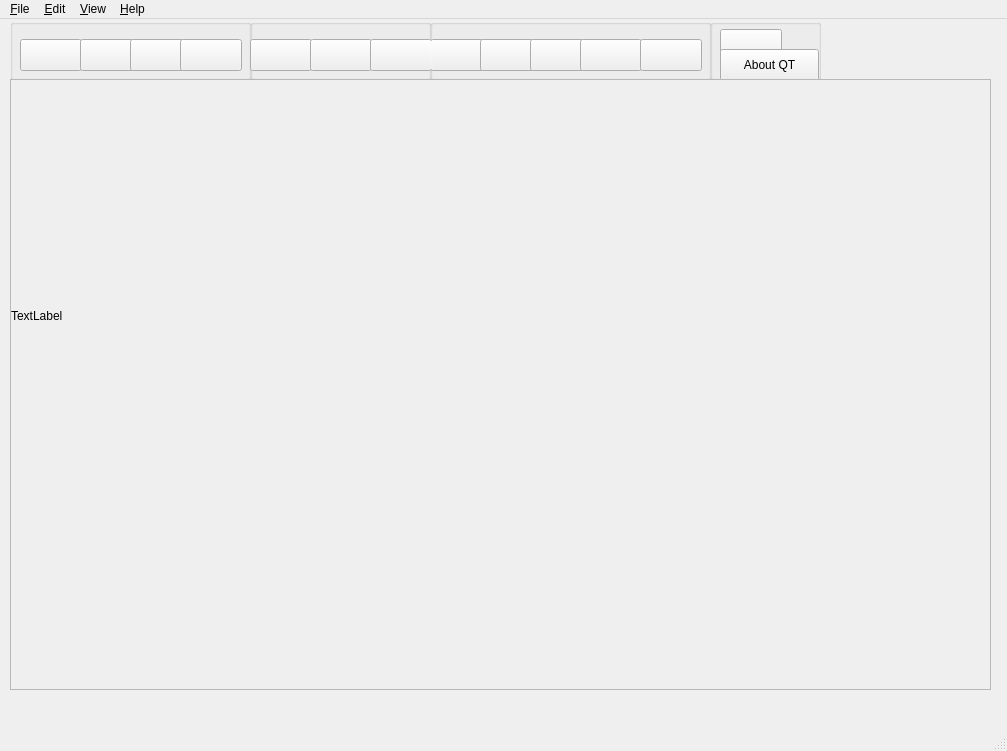
<?xml version="1.0" encoding="UTF-8"?>
<ui version="4.0">
 <class>Pintor3</class>
 <widget class="QMainWindow" name="Pintor3">
  <property name="geometry">
   <rect>
    <x>0</x>
    <y>0</y>
    <width>1007</width>
    <height>751</height>
   </rect>
  </property>
  <property name="windowTitle">
   <string>Pintor3</string>
  </property>
  <widget class="QWidget" name="centralwidget">
   <widget class="QGroupBox" name="groupBox">
    <property name="geometry">
     <rect>
      <x>10</x>
      <y>0</y>
      <width>241</width>
      <height>61</height>
     </rect>
    </property>
    <property name="title">
     <string/>
    </property>
    <widget class="QPushButton" name="exitButton">
     <property name="geometry">
      <rect>
       <x>10</x>
       <y>20</y>
       <width>62</width>
       <height>32</height>
      </rect>
     </property>
     <property name="toolTip">
      <string>Closes the App</string>
     </property>
     <property name="text">
      <string/>
     </property>
     <property name="icon">
      <iconset resource="Resources.qrc">
       <normaloff>:/iconos-1/iconos-02.svg</normaloff>:/iconos-1/iconos-02.svg</iconset>
     </property>
    </widget>
    <widget class="QPushButton" name="openButton">
     <property name="geometry">
      <rect>
       <x>70</x>
       <y>20</y>
       <width>62</width>
       <height>32</height>
      </rect>
     </property>
     <property name="toolTip">
      <string>Opens an Image</string>
     </property>
     <property name="text">
      <string/>
     </property>
     <property name="icon">
      <iconset resource="Resources.qrc">
       <normaloff>:/iconos-1/iconos-03.svg</normaloff>:/iconos-1/iconos-03.svg</iconset>
     </property>
    </widget>
    <widget class="QPushButton" name="saveButton">
     <property name="geometry">
      <rect>
       <x>120</x>
       <y>20</y>
       <width>62</width>
       <height>32</height>
      </rect>
     </property>
     <property name="toolTip">
      <string>Saves File</string>
     </property>
     <property name="text">
      <string/>
     </property>
     <property name="icon">
      <iconset resource="Resources.qrc">
       <normaloff>:/iconos-1/iconos-04.svg</normaloff>:/iconos-1/iconos-04.svg</iconset>
     </property>
    </widget>
    <widget class="QPushButton" name="SaveAsButton">
     <property name="geometry">
      <rect>
       <x>170</x>
       <y>20</y>
       <width>62</width>
       <height>32</height>
      </rect>
     </property>
     <property name="toolTip">
      <string>Save As</string>
     </property>
     <property name="text">
      <string/>
     </property>
     <property name="icon">
      <iconset resource="Resources.qrc">
       <normaloff>:/iconos-1/iconos-05.svg</normaloff>:/iconos-1/iconos-05.svg</iconset>
     </property>
    </widget>
   </widget>
   <widget class="QGroupBox" name="groupBox_2">
    <property name="geometry">
     <rect>
      <x>430</x>
      <y>0</y>
      <width>281</width>
      <height>61</height>
     </rect>
    </property>
    <property name="title">
     <string/>
    </property>
    <widget class="QPushButton" name="ZoomInButton">
     <property name="geometry">
      <rect>
       <x>0</x>
       <y>20</y>
       <width>62</width>
       <height>32</height>
      </rect>
     </property>
     <property name="toolTip">
      <string>Zoom In</string>
     </property>
     <property name="text">
      <string/>
     </property>
     <property name="icon">
      <iconset resource="Resources.qrc">
       <normaloff>:/iconos-1/iconos-08.svg</normaloff>:/iconos-1/iconos-08.svg</iconset>
     </property>
    </widget>
    <widget class="QPushButton" name="ZoomOutButton">
     <property name="geometry">
      <rect>
       <x>50</x>
       <y>20</y>
       <width>62</width>
       <height>32</height>
      </rect>
     </property>
     <property name="toolTip">
      <string>Zoom Out</string>
     </property>
     <property name="text">
      <string/>
     </property>
     <property name="icon">
      <iconset resource="Resources.qrc">
       <normaloff>:/iconos-1/iconos-09.svg</normaloff>:/iconos-1/iconos-09.svg</iconset>
     </property>
    </widget>
    <widget class="QPushButton" name="ActualSizeButton">
     <property name="geometry">
      <rect>
       <x>100</x>
       <y>20</y>
       <width>62</width>
       <height>32</height>
      </rect>
     </property>
     <property name="toolTip">
      <string>Actual Size</string>
     </property>
     <property name="text">
      <string/>
     </property>
     <property name="icon">
      <iconset resource="Resources.qrc">
       <normaloff>:/iconos-1/iconoslupa-09.svg</normaloff>:/iconos-1/iconoslupa-09.svg</iconset>
     </property>
    </widget>
    <widget class="QPushButton" name="Fit2WindowButton">
     <property name="geometry">
      <rect>
       <x>150</x>
       <y>20</y>
       <width>62</width>
       <height>32</height>
      </rect>
     </property>
     <property name="toolTip">
      <string>Fit to Window</string>
     </property>
     <property name="text">
      <string/>
     </property>
     <property name="icon">
      <iconset resource="Resources.qrc">
       <normaloff>:/iconos-1/iconos-10.svg</normaloff>:/iconos-1/iconos-10.svg</iconset>
     </property>
    </widget>
    <widget class="QPushButton" name="ColorsButton">
     <property name="geometry">
      <rect>
       <x>210</x>
       <y>20</y>
       <width>62</width>
       <height>32</height>
      </rect>
     </property>
     <property name="toolTip">
      <string>Fit to Window</string>
     </property>
     <property name="text">
      <string/>
     </property>
     <property name="icon">
      <iconset resource="Resources.qrc">
       <normaloff>:/iconos-1/iconos adi-02.svg</normaloff>:/iconos-1/iconos adi-02.svg</iconset>
     </property>
    </widget>
   </widget>
   <widget class="QGroupBox" name="groupBox_3">
    <property name="geometry">
     <rect>
      <x>250</x>
      <y>0</y>
      <width>181</width>
      <height>61</height>
     </rect>
    </property>
    <property name="title">
     <string/>
    </property>
    <widget class="QPushButton" name="copyButton">
     <property name="geometry">
      <rect>
       <x>0</x>
       <y>20</y>
       <width>62</width>
       <height>32</height>
      </rect>
     </property>
     <property name="toolTip">
      <string>Copy to Clip Board</string>
     </property>
     <property name="text">
      <string/>
     </property>
     <property name="icon">
      <iconset resource="Resources.qrc">
       <normaloff>:/iconos-1/iconos-06.svg</normaloff>:/iconos-1/iconos-06.svg</iconset>
     </property>
    </widget>
    <widget class="QPushButton" name="pasteButton">
     <property name="geometry">
      <rect>
       <x>60</x>
       <y>20</y>
       <width>62</width>
       <height>32</height>
      </rect>
     </property>
     <property name="toolTip">
      <string>Paste to Clip Board</string>
     </property>
     <property name="text">
      <string/>
     </property>
     <property name="icon">
      <iconset resource="Resources.qrc">
       <normaloff>:/iconos-1/iconos-07.svg</normaloff>:/iconos-1/iconos-07.svg</iconset>
     </property>
    </widget>
    <widget class="QPushButton" name="cutButton">
     <property name="geometry">
      <rect>
       <x>120</x>
       <y>20</y>
       <width>62</width>
       <height>32</height>
      </rect>
     </property>
     <property name="toolTip">
      <string>Cut Selection</string>
     </property>
     <property name="text">
      <string/>
     </property>
     <property name="icon">
      <iconset resource="Resources.qrc">
       <normaloff>:/iconos-1/iconos adi_Mesa de trabajo 1.svg</normaloff>:/iconos-1/iconos adi_Mesa de trabajo 1.svg</iconset>
     </property>
    </widget>
   </widget>
   <widget class="QGroupBox" name="groupBox_4">
    <property name="geometry">
     <rect>
      <x>710</x>
      <y>0</y>
      <width>111</width>
      <height>61</height>
     </rect>
    </property>
    <property name="title">
     <string/>
    </property>
    <widget class="QPushButton" name="AboutButton">
     <property name="geometry">
      <rect>
       <x>10</x>
       <y>10</y>
       <width>62</width>
       <height>32</height>
      </rect>
     </property>
     <property name="toolTip">
      <string>About Pintor</string>
     </property>
     <property name="text">
      <string/>
     </property>
     <property name="icon">
      <iconset resource="Resources.qrc">
       <normaloff>:/iconos-1/iconos-11.svg</normaloff>:/iconos-1/iconos-11.svg</iconset>
     </property>
    </widget>
    <widget class="QPushButton" name="AboutQtButton">
     <property name="geometry">
      <rect>
       <x>10</x>
       <y>30</y>
       <width>99</width>
       <height>32</height>
      </rect>
     </property>
     <property name="toolTip">
      <string>About QT</string>
     </property>
     <property name="text">
      <string>About QT</string>
     </property>
    </widget>
   </widget>
   <widget class="QScrollArea" name="scrollArea">
    <property name="geometry">
     <rect>
      <x>10</x>
      <y>60</y>
      <width>981</width>
      <height>611</height>
     </rect>
    </property>
    <property name="widgetResizable">
     <bool>true</bool>
    </property>
    <widget class="QWidget" name="scrollAreaWidgetContents">
     <property name="geometry">
      <rect>
       <x>0</x>
       <y>0</y>
       <width>979</width>
       <height>609</height>
      </rect>
     </property>
     <widget class="QLabel" name="label">
      <property name="geometry">
       <rect>
        <x>0</x>
        <y>0</y>
        <width>811</width>
        <height>471</height>
       </rect>
      </property>
      <property name="text">
       <string>TextLabel</string>
      </property>
     </widget>
    </widget>
   </widget>
  </widget>
  <widget class="QMenuBar" name="menubar">
   <property name="geometry">
    <rect>
     <x>0</x>
     <y>0</y>
     <width>1007</width>
     <height>22</height>
    </rect>
   </property>
   <widget class="QMenu" name="menu_File">
    <property name="title">
     <string>&amp;File</string>
    </property>
    <addaction name="action_File"/>
    <addaction name="action_Save"/>
    <addaction name="action_Save_As"/>
    <addaction name="separator"/>
    <addaction name="action_exit"/>
   </widget>
   <widget class="QMenu" name="menu_Edit">
    <property name="title">
     <string>&amp;Edit</string>
    </property>
    <addaction name="action_Copy"/>
    <addaction name="action_Paste"/>
    <addaction name="action_Cut"/>
   </widget>
   <widget class="QMenu" name="menu_View">
    <property name="title">
     <string>&amp;View</string>
    </property>
    <addaction name="action_Zoom_In"/>
    <addaction name="action_Zoom_Out"/>
    <addaction name="action_Actual_Size"/>
    <addaction name="action_Fit_to_Window"/>
   </widget>
   <widget class="QMenu" name="menu_Help">
    <property name="title">
     <string>&amp;Help</string>
    </property>
    <addaction name="action_About_Pintor"/>
    <addaction name="action_About_Qt"/>
   </widget>
   <addaction name="menu_File"/>
   <addaction name="menu_Edit"/>
   <addaction name="menu_View"/>
   <addaction name="menu_Help"/>
  </widget>
  <widget class="QStatusBar" name="statusbar"/>
  <action name="action_File">
   <property name="text">
    <string>&amp;Open</string>
   </property>
   <property name="shortcut">
    <string>Ctrl+O</string>
   </property>
  </action>
  <action name="action_Save">
   <property name="text">
    <string>&amp;Save</string>
   </property>
   <property name="shortcut">
    <string>Ctrl+S</string>
   </property>
  </action>
  <action name="action_Save_As">
   <property name="text">
    <string>&amp;Save As</string>
   </property>
  </action>
  <action name="action_exit">
   <property name="text">
    <string>&amp;Exit</string>
   </property>
   <property name="shortcut">
    <string>Ctrl+Q</string>
   </property>
  </action>
  <action name="action_Copy">
   <property name="text">
    <string>&amp;Copy</string>
   </property>
   <property name="shortcut">
    <string>Ctrl+C</string>
   </property>
  </action>
  <action name="action_Paste">
   <property name="text">
    <string>&amp;Paste</string>
   </property>
   <property name="shortcut">
    <string>Ctrl+V</string>
   </property>
  </action>
  <action name="action_Cut">
   <property name="text">
    <string>&amp;Cut</string>
   </property>
   <property name="shortcut">
    <string>Ctrl+X</string>
   </property>
  </action>
  <action name="action_Zoom_In">
   <property name="text">
    <string>&amp;Zoom In</string>
   </property>
   <property name="shortcut">
    <string>Ctrl++</string>
   </property>
  </action>
  <action name="action_Zoom_Out">
   <property name="text">
    <string>&amp;Zoom Out</string>
   </property>
   <property name="shortcut">
    <string>Ctrl+-</string>
   </property>
  </action>
  <action name="action_Actual_Size">
   <property name="text">
    <string>&amp;Actual Size</string>
   </property>
   <property name="shortcut">
    <string>Ctrl+0</string>
   </property>
  </action>
  <action name="action_Fit_to_Window">
   <property name="text">
    <string>&amp;Fit to Window</string>
   </property>
   <property name="shortcut">
    <string>Ctrl+9</string>
   </property>
  </action>
  <action name="action_About_Pintor">
   <property name="text">
    <string>&amp;About Pintor</string>
   </property>
  </action>
  <action name="action_About_Qt">
   <property name="text">
    <string>&amp;About Qt</string>
   </property>
  </action>
 </widget>
 <resources>
  <include location="Resources.qrc"/>
 </resources>
 <connections/>
</ui>
